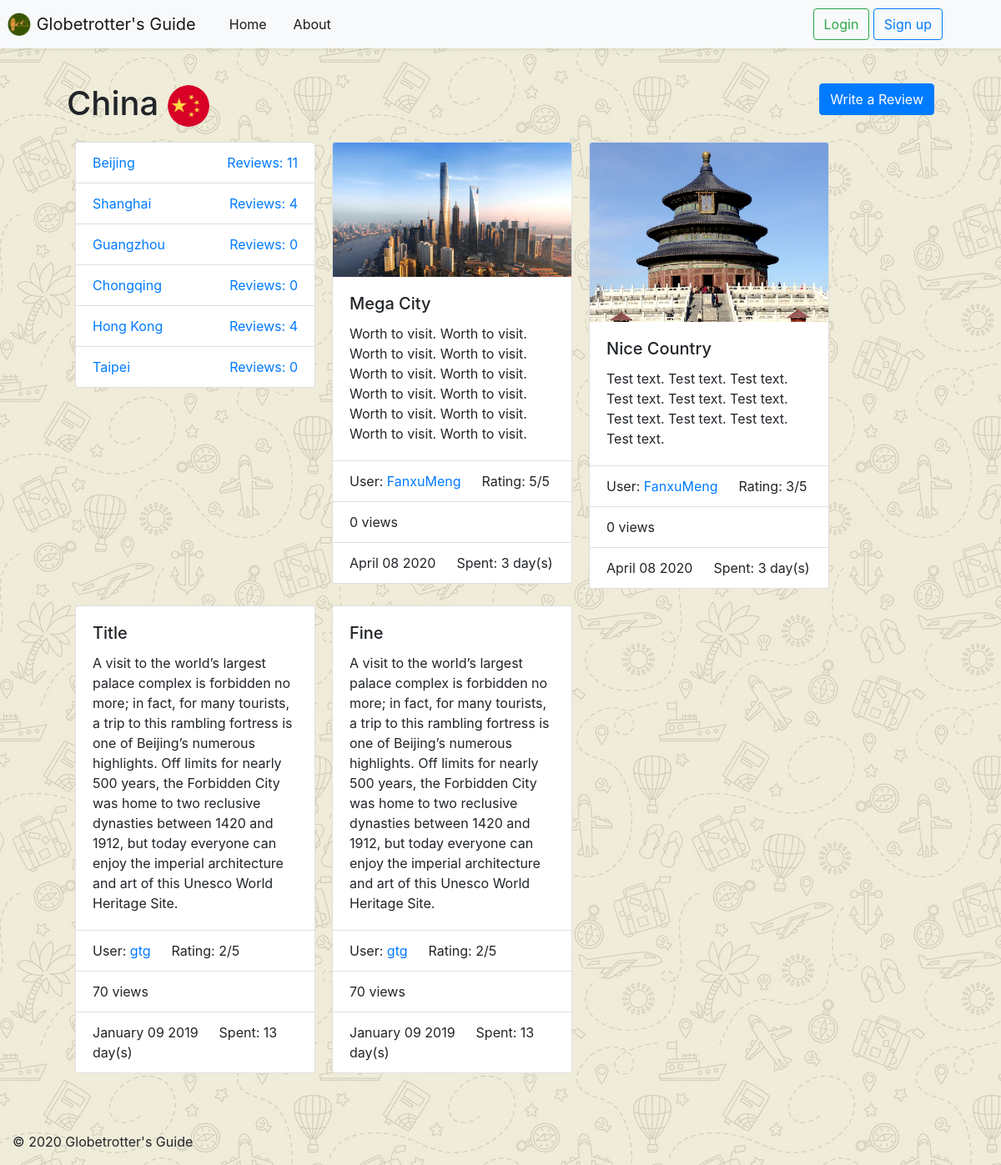
Screenshot of /GlobetrottersGuide/asia/china/ with the database file from the repository.
### GlobetrottersGuide/models.py (models this page shows, shortened)
class Country(models.Model):
    NAME_MAX_LENGTH = 128
    continent = models.ForeignKey(Continent, on_delete=models.CASCADE)
    name = models.CharField(max_length=128, unique=True)
    views = models.IntegerField(default=0)
    likes = models.IntegerField(default=0)
    flag = models.ImageField(upload_to='flags',blank=True)
    slug = models.SlugField(unique=True)
    reviewNum = 0
    class Meta:
        verbose_name_plural = 'Countries'

class City(models.Model):
    NAME_MAX_LENGTH = 128
    country = models.ForeignKey(Country, on_delete=models.CASCADE)
    name = models.CharField(max_length=128, unique=True)
    views = models.IntegerField(default=0)
    likes = models.IntegerField(default=0)
    slug = models.SlugField(unique=True)
    reviewNum = 0
    class Meta:
        verbose_name_plural = 'Cities'

class countryReview(models.Model):
    TEXT_MAX_LENGTH = 2000
    RATING_CHOICES = (
        (1, '1'),
        (2, '2'),
        (3, '3'),
        (4, '4'),
        (5, '5'),
    )
    user = models.ForeignKey(User, on_delete=models.CASCADE)
    belong_country = models.ForeignKey(Country, on_delete=models.CASCADE)
    publish_date = models.DateTimeField('date published')
    views = models.IntegerField(default=0)
    likes = models.IntegerField(default=0)
    timeSpent = models.DurationField(blank=False)
    image = models.ImageField(upload_to='review_images', blank=True)
    title = models.CharField(max_length=128, default='Title')
    text = models.TextField(max_length=2000, blank=False)
    rating = models.IntegerField(choices=RATING_CHOICES)

### GlobetrottersGuide/views.py (the view)
def home_country(request, continent_name_slug, country_name_slug):
    context_dict = {}
    try:
        continent = Continent.objects.get(slug=continent_name_slug)
        country = Country.objects.get(slug=country_name_slug)
        city_list = City.objects.filter(country=country).order_by('-views')[:10]
        review_list = countryReview.objects.filter(belong_country=country).order_by('-publish_date')
        context_dict['continent'] = continent
        context_dict['country'] = country
        context_dict['cities'] = city_list
        context_dict['reviews'] = review_list
    except City.DoesNotExist:
        context_dict['cities'] = None
        context_dict['reviews'] = None
    for city in city_list:
            city.reviewNum = getCityReviewNum(city.slug)
    return render(request, 'GlobetrottersGuide/home_country.html', context=context_dict)

### GlobetrottersGuide/views.py (called while the page is built)
def getCityReviewNum(city_slug):
    count = 0
    for review in cityReview.objects.all():
        if review.belong_city.slug == city_slug:
            count+=1
    return count

### templates/GlobetrottersGuide/home_country.html
<!DOCTYPE html>
{% extends 'GlobetrottersGuide/base.html' %}
{% load staticfiles %}
{% load gtg_template_tags %}
{%block title_block %}
    <div class="row">
        <div class="col">
        <h1>{{ country.name }}
            {% with 'flags/'|add:country.slug|add:'.png' as img %}
            <img class="rounded-circle" src="{% static img %}" style="width:50px;height:50px;" alt=""/>
            {% endwith %}
        </h1>
        </div>
        <div class="col">
            <a role="button" class="btn btn-primary" href="{% url 'GlobetrottersGuide:ReviewCountry' continent_name_slug=continent.slug country_name_slug=country.slug %}" style="float:right">Write a Review</a>
        </div>
    </div>
{% endblock %}
{% block body_block %}
    <ul class="list-group" style="margin:10px;width:18rem;float:left;">
        {% if cities %}
            {% for city in cities %}
            <li class="list-group-item">
                <a href="{% url 'GlobetrottersGuide:city' continent.slug country.slug city.slug %}">{{ city.name }}<span style="float:right">Reviews: {{ city.reviewNum }}</span>
                </a>
            </li>
            {% endfor %}
        {% else %}
            <li class="list-group-item">There is no city in database.</li>
        {% endif %}
    </ul>
    {% if reviews %}
    {% for review in reviews %}
        <div class="card" style="width: 18rem;margin:10px;float:left;">
            {% if review.image %}
            <img src="{{ review.image.url }}" class="card-img-top" alt="No Image">
            {% endif %}
            <div class="card-body">
                <h5 class="card-title">{{ review.title }}</h5>
                <p class="card-text">{{ review.text }}</p>
            </div>
            <ul class="list-group list-group-flush">
                <li class="list-group-item">
                    User:
                    <a href="{% url 'GlobetrottersGuide:UserProfile' review.user.username %}">{{ review.user.username }}</a>
                    &emsp; Rating: {{ review.rating }}/5
                </li>
                <li class="list-group-item">{{ review.views }} views</li>
                <li class="list-group-item">{{ review.publish_date | date:"F d Y" }} &emsp; Spent: {{ review.timeSpent.days }} day(s)</li>
            </ul>
        </div>
    {% endfor %}
    {% else %}
        <p style="float:left;margin:10px"><h2>No one has reviewed this country yet.</h2></p>
    {% endif %}
{% endblock %}

### static/css/base-style.css (style rules this page uses)
body { background-image: url("background-bwy.png"); background-color: #cccccc; }

### rows the page displays
Country: name "China"
City: name "Beijing", reviewNum "11"
City: name "Shanghai", reviewNum "4"
City: name "Guangzhou", reviewNum "0"
City: name "Chongqing", reviewNum "0"
City: name "Hong Kong", reviewNum "4"
City: name "Taipei", reviewNum "0"
countryReview: image (picture), title "Mega City", text "Worth to visit. Worth to visit. Worth to visit. Worth to visit. Worth to visit. Worth to visit. Worth to visit. Worth to visit. Worth to visit. Worth to visit. Worth to visit. Worth to visit.", user.username "FanxuMeng", rating "5", views "0", publish_date "April 08 2020", timeSpent.days "3"
countryReview: image (picture), title "Nice Country", text "Test text. Test text. Test text. Test text. Test text. Test text. Test text. Test text. Test text. Test text.", user.username "FanxuMeng", rating "3", views "0", publish_date "April 08 2020", timeSpent.days "3"
countryReview: title "Title", text "A visit to the world’s largest palace complex is forbidden no more; in fact, for many tourists, a trip to this rambling fortress is one of Beijing’s numerous highlights. Off limits for nearly 500 years, the Forbidden City was home to two reclusive dynasties between 1420 and 1912, but today everyone can enjoy the imperial architecture and art of this Unesco World Heritage Site.", user.username "gtg", rating "2", views "70", publish_date "January 09 2019", timeSpent.days "13"
countryReview: title "Fine", text "A visit to the world’s largest palace complex is forbidden no more; in fact, for many tourists, a trip to this rambling fortress is one of Beijing’s numerous highlights. Off limits for nearly 500 years, the Forbidden City was home to two reclusive dynasties between 1420 and 1912, but today everyone can enjoy the imperial architecture and art of this Unesco World Heritage Site.", user.username "gtg", rating "2", views "70", publish_date "January 09 2019", timeSpent.days "13"
